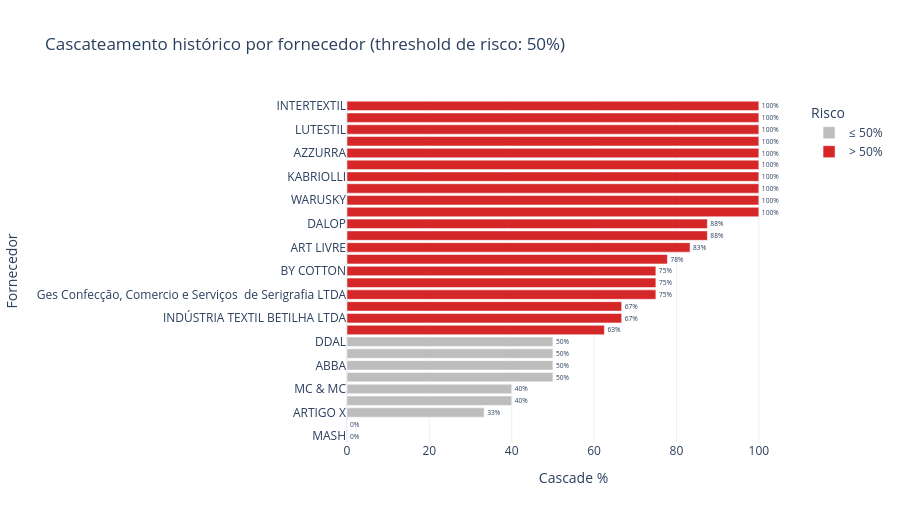

Notebook code cell kept with this figure:
### Code cell
# Visão gráfica complementar (ordenado por cascade)
df_plot = cascade_hist.dropna(subset=['cascade_pct']).copy()
df_plot['flag_alto'] = np.where(df_plot['cascade_pct'] > CASCADE_THRESHOLD_HIST,
                                f'> {CASCADE_THRESHOLD_HIST}%',
                                f'≤ {CASCADE_THRESHOLD_HIST}%')
fig = px.bar(df_plot.sort_values('cascade_pct'),
             x='cascade_pct', y='supplier_name', color='flag_alto',
             color_discrete_map={f'> {CASCADE_THRESHOLD_HIST}%': '#d62728',
                                 f'≤ {CASCADE_THRESHOLD_HIST}%': '#bdbdbd'},
             orientation='h',
             title=f'Cascateamento histórico por fornecedor (threshold de risco: {CASCADE_THRESHOLD_HIST}%)',
             labels={'cascade_pct': 'Cascade %', 'supplier_name': 'Fornecedor',
                     'flag_alto': 'Risco'},
             text='cascade_pct',
             height=max(350, 18 * len(df_plot)))
fig.update_traces(texttemplate='%{text:.0f}%', textposition='outside')
fig.update_layout(template='plotly_white', xaxis_range=[0, 110])
fig.show()

### Figure 1 — Plotly figure (JSON) as saved in the notebook; plotly's stock layout.template omitted (floating-point values rounded to 4 significant figures)
{"data": [{"hovertemplate": "Risco=≤ 50%<br>Cascade %=%{text}<br>Fornecedor=%{y}<extra></extra>", "legendgroup": "≤ 50%", "marker": {"color": "#bdbdbd", "pattern": {"shape": ""}}, "name": "≤ 50%", "orientation": "h", "showlegend": true, "text": [0.0, 0.0, 33.3, 40.0, 40.0, 50.0, 50.0, 50.0, 50.0], "textposition": "outside", "texttemplate": "%{text:.0f}%", "type": "bar", "x": [0.0, 0.0, 33.3, 40.0, 40.0, 50.0, 50.0, 50.0, 50.0], "xaxis": "x", "y": ["MASH", "Lunelli Nordeste", "ARTIGO X", "GOAT", "MC & MC", "NOVA FORMULA", "ABBA", "RDM", "DDAL"], "yaxis": "y"}, {"hovertemplate": "Risco=> 50%<br>Cascade %=%{text}<br>Fornecedor=%{y}<extra></extra>", "legendgroup": "> 50%", "marker": {"color": "#d62728", "pattern": {"shape": ""}}, "name": "> 50%", "orientation": "h", "showlegend": true, "text": [62.5, 66.7, 66.7, 75.0, 75.0, 75.0, 77.8, 83.3, 87.5, 87.5, 100.0, 100.0, 100.0, 100.0, 100.0, 100.0, 100.0, 100.0, 100.0, 100.0], "textposition": "outside", "texttemplate": "%{text:.0f}%", "type": "bar", "x": [62.5, 66.7, 66.7, 75.0, 75.0, 75.0, 77.8, 83.3, 87.5, 87.5, 100.0, 100.0, 100.0, 100.0, 100.0, 100.0, 100.0, 100.0, 100.0, 100.0], "xaxis": "x", "y": ["MAURA", "INDÚSTRIA TEXTIL BETILHA LTDA", "CENTRAL DA MODELAGEM", "Ges Confecção, Comercio e Serviços  de Serigrafia LTDA", "RIZLLEP", "BY COTTON", "BAE BRASIL", "ART LIVRE", "PIXIE", "DALOP", "CLARA BELLA", "WARUSKY", "LATINA", "KABRIOLLI", "NATURAL COMPANY CONFECCOES LTDA", "AZZURRA", "CLESTE BRASIL CONFECÇÕES LTDA", "LUTESTIL", "FABIO", "INTERTEXTIL"], "yaxis": "y"}], "layout": {"barmode": "relative", "height": 522, "legend": {"title": {"text": "Risco"}, "tracegroupgap": 0}, "title": {"text": "Cascateamento histórico por fornecedor (threshold de risco: 50%)"}, "xaxis": {"anchor": "y", "domain": [0, 1], "range": [0, 110], "title": {"text": "Cascade %"}}, "yaxis": {"anchor": "x", "domain": [0, 1], "title": {"text": "Fornecedor"}}}}
